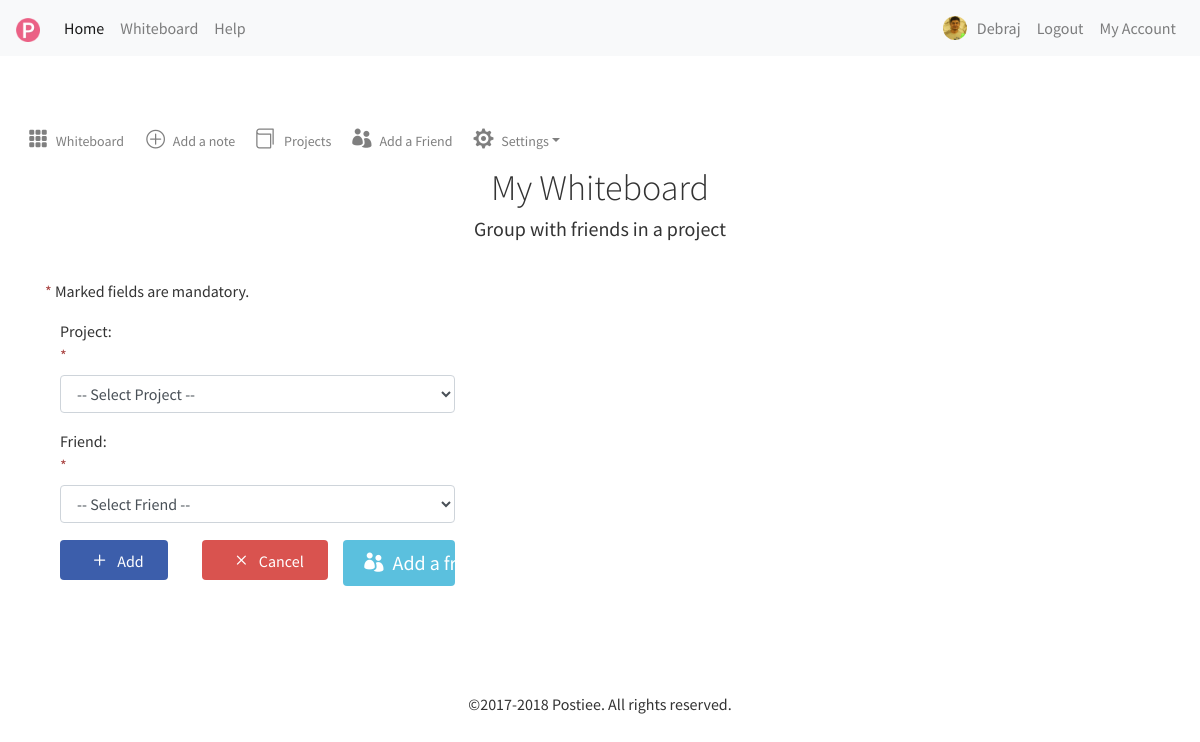
Screenshot of /assign_project.php (signed in) with the database file from the repository.
### tables this page shows
CREATE TABLE `users` (
  `id` int(10) UNSIGNED NOT NULL,
  `username` varchar(255) NOT NULL,
  `hash` varchar(255) NOT NULL,
  `firstname` varchar(30) NOT NULL,
  `lastname` varchar(30) NOT NULL,
  `email` varchar(50) NOT NULL,
  `reg_date` timestamp NOT NULL DEFAULT CURRENT_TIMESTAMP ON UPDATE CURRENT_TIMESTAMP,
  `profile_pic` varchar(255) NOT NULL,
  `user_status` int(11) NOT NULL
);

### views/assign_project.php (the view, shortened to what this page needs)
<?php include("whiteboard_header.php"); ?>
<div class="page-content">
  <div class="postit-section">
      <div class="postit-section-title">
        <h3>Group with friends in a project</h3>
      </div>
      <div class="postit-section-posts">
        <div class="row">
          <div class="col-sm-12 col-md-6 col-lg-6 col-md-offset-3">
            <div class="postit-add">
              <p><span class="require">*</span> Marked fields are mandatory.</p>
              <form action="assign_project.php" method="post" class="form-horizontal">
                <div class="form-group">
                  <label for="projects" class="col-sm-2 control-label">Project: <span class="require">*</span></label>
                  <div class="col-sm-10">
                    <select id="projects" name="project" class="form-control" required>
                      <option value="">-- Select Project --</option>
                    </select>
                  </div>
                </div>
                <div class="form-group">
                  <label for="data1" class="col-sm-2 control-label">Friend: <span class="require">*</span></label>
                  <div class="col-sm-10">
                    <select id="friend" name="friend" class="form-control" required>
                      <option value="">-- Select Friend --</option>
                    </select>
                  </div>
                </div>
                <div class="form-group">
                  <div class="col-sm-2"></div>
                  <div class="col-sm-10">
                    <div class="row">
                      <div class="col-sm-4 col-md-4 col-lg-4">
                        <button name="submit" value="addnote" class="btn btn-lg btn-login"><span class="flaticon-cross8"></span> Add</button>
                      </div>
                      <div class="col-sm-4 col-md-4 col-lg-4">
                        <a href="whiteboard.php" class="btn btn-lg btn-cancel"><span class="flaticon-prohibited1"></span> Cancel</a>
                      </div>
                      <div class="col-sm-4 col-md-4 col-lg-4">
                        <a href="add_friend.php" class="btn btn-lg btn-view"><span class="flaticon-group2"></span> Add a friend</a>
                      </div>
                    </div>
                  </div>
                </div>
              </form>
            </div>
          </div>
        </div>
      </div>
  </div>
</div>
<?php include("whiteboard_footer.php"); ?>

### views/header.php (shortened to what this page needs)
<!DOCTYPE html>
<html lang="en">
  <head>
    <link href="css/style.css" rel="stylesheet">
  </head>
  <body>
  <header id="header">
    <nav class="navbar navbar-expand-lg navbar-light bg-light">
      <a class="navbar-brand" href="index.php"><img src="img/logo.png" alt="Postiee" class="img-fluid"></a>
      <div class="collapse navbar-collapse" id="navbarSupportedContent">
        <ul class="navbar-nav mr-auto">
          <li class="nav-item active">
            <a class="nav-link" href="index.php">Home</a>
          </li>
          <li class="nav-item">
            <a class="nav-link" href="whiteboard.php">Whiteboard</a>
          </li>
          <li class="nav-item">
            <a class="nav-link" href="help.php">Help</a>
          </li>
        </ul>
        <ul class="my-2 my-lg-0 navbar-nav navbar-right">
          <?php
          if(empty($_SESSION["id"]))
          {
            echo '<li class="nav-item"><a href="account.php" class="nav-link">Welcome! Guest<span class="sr-only">(current)</span></a></li>';
            echo '<li class="nav-item"><a href="login.php" class="nav-link">Log in <span class="sr-only">(current)</span></a></li>';
            echo '<li class="nav-item"><a href="register.php" class="nav-link">Sign up <span class="r-only">(current)</span></a></li>';
          }
          else
          {
            if(isset($message2))
            {
              echo '<li class="nav-item"><a href="account.php" class="nav-link"><div class="profile-pic"><img src="img/user.png"></div> '. htmlspecialchars($message2) .'<span class="sr-only">(current)</span></a></li>';
            }
            else if(isset($firstname))
            {
              echo '<li class="nav-item"><a href="account.php" class="nav-link"><div class="profile-pic">';
              if(isset($profile_pic) && $profile_pic != "")
              {
                echo '<img src="'. htmlspecialchars($profile_pic) .'" alt="'. htmlspecialchars($firstname) .'">';
              }
              else
              {
                echo htmlspecialchars($profile_pic);
                echo '<img src="img/user.png">';
              }
              echo '</div></span>'. htmlspecialchars($firstname) .'<span class="sr-only">(current)</span></a></li>';
            }
            else
            {
              echo '<li class="nav-item"><a href="account.php" class="nav-link"><div class="profile-pic"><img src="img/user.png"></div>Welcome! guest<span class="sr-only">(current)</span></a></li>';
            }
            echo '<li class="nav-item"><a href="logout.php" class="nav-link">Logout <span class="sr-only">(current)</span></a></li>';
            echo '<li class="nav-item"><a href="account.php" class="nav-link">My Account <span class="sr-only">(current)</span></a></li>';
          }
           ?>
        </ul>
      </div>
    </nav>
  </header>
    <div id="main-wrapper" class="main-wrapper">

### css/style.css (style rules this page uses)
body { font-family: 'Source Sans Pro', sans-serif; font-size: 16px; font-weight: normal; color: #333; background-color: #fff; word-wrap: break-word; }
p { text-align: left; word-wrap: break-word; }
.navbar-brand img { width: 24px; height: 24px; }
.profile-pic { float: left; position: relative; margin-right: 10px; width: 24px; height: 24px; border-radius: 100%; overflow: hidden; }
.profile-pic img { display: block; width: 24px; height: auto; }
.page-content h3 { font-size: 1.25em; font-weight: 300; text-align: center; }
.btn-login { padding: 5px 24px; background-color: #3c5eab; border: 0; font-size: 1em; color: #fff; border-radius: 4px; }
.btn-cancel { padding: 5px 24px; background-color: #d9534f; border: 0; font-size: 1em; color: #fff; border-radius: 4px; }
.btn-view { width: 100%; background-color: #5bc0de; border: 0; color: #fff; border-radius: 4px; }
.postit-section-title h3 { font-weight: 400; }
.postit-add { padding: 30px; }
.require { color: #a94442; }

### rows the page displays
users: profile_pic (picture), firstname "Debraj"
